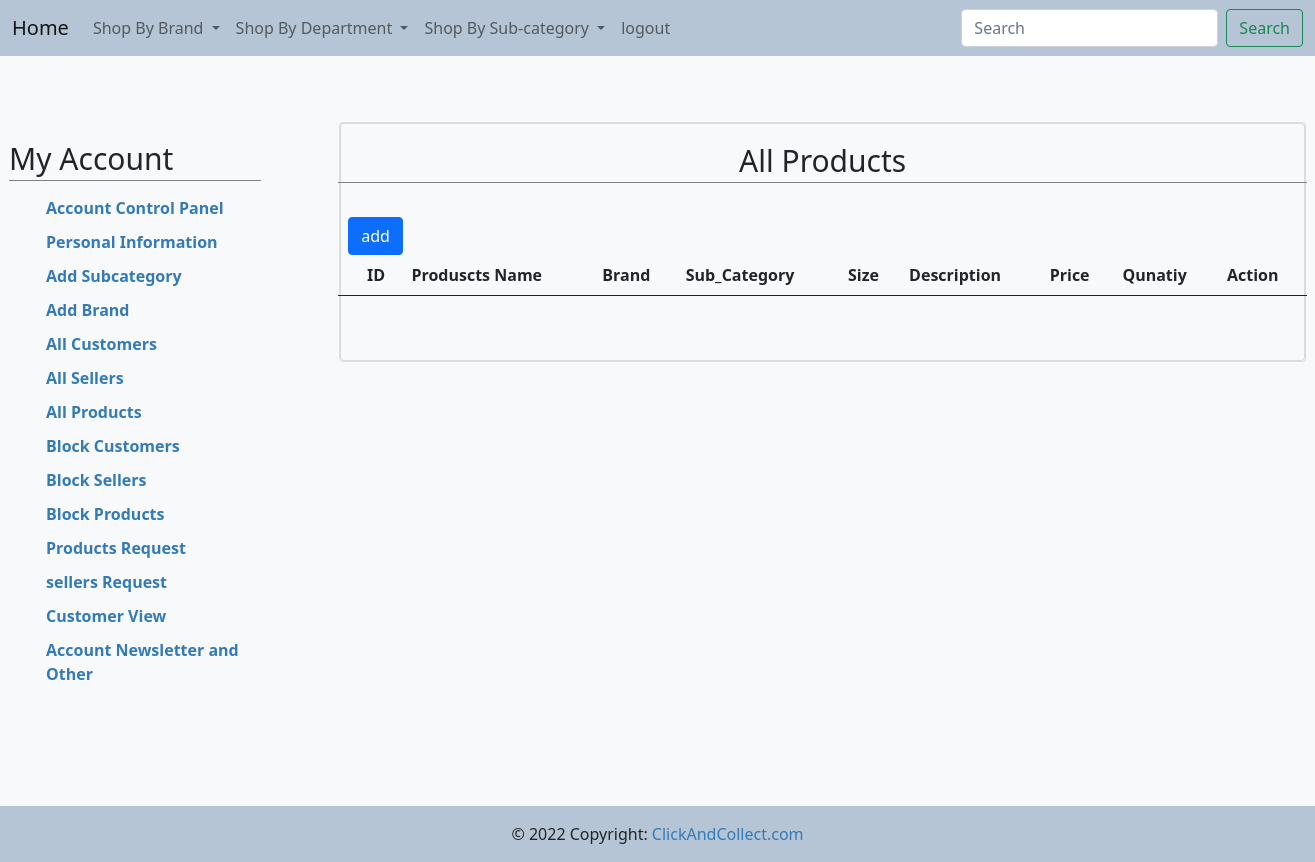
The app's page /admin/allproducts.php (signed in), older data.
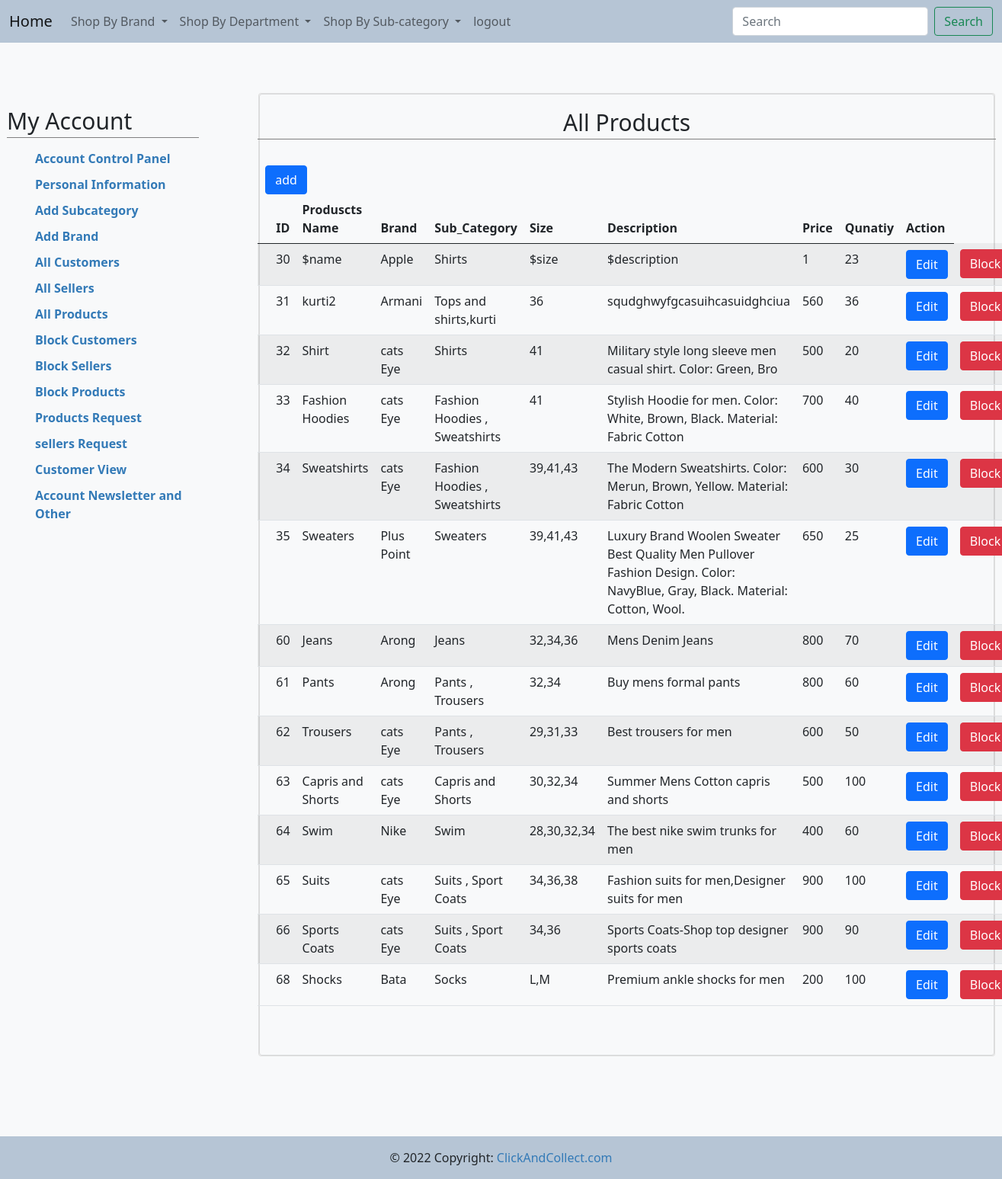
The same page, newer data.
### tables this page shows
CREATE TABLE IF NOT EXISTS `products` (
  `p_id` int(11) NOT NULL AUTO_INCREMENT,
  `name` varchar(100) DEFAULT NULL,
  `b_id` int(11) DEFAULT NULL,
  `sub_id` int(11) DEFAULT NULL,
  `size` varchar(100) DEFAULT NULL,
  `description` varchar(200) DEFAULT NULL,
  `price` double DEFAULT NULL,
  `quantity` int(11) DEFAULT NULL,
  `status` int(11) NOT NULL,
  PRIMARY KEY (`p_id`),
  KEY `FK_brand1` (`b_id`),
  KEY `FK_catagory1` (`sub_id`)
);

CREATE TABLE IF NOT EXISTS `brand` (
  `b_id` int(11) NOT NULL AUTO_INCREMENT,
  `name` varchar(100) DEFAULT NULL,
  PRIMARY KEY (`b_id`)
);

CREATE TABLE IF NOT EXISTS `sub_category` (
  `sub_id` int(11) NOT NULL AUTO_INCREMENT,
  `name` varchar(100) DEFAULT NULL,
  `cat_id` int(11) DEFAULT NULL,
  PRIMARY KEY (`sub_id`),
  KEY `FK_catagory` (`cat_id`)
);

### admin/allproducts.php (the view, shortened to what this page needs)
<!DOCTYPE html>
<html>
<head>
  <link type="text/css" rel="stylesheet" href="css/font-awesome.min.css" />
  <link rel="stylesheet" href="https://stackpath.bootstrapcdn.com/bootstrap/5.0.0-alpha1/css/bootstrap.min.css">
  <link href="https://cdn.jsdelivr.net/npm/bootstrap@5.0.2/dist/css/bootstrap.min.css" rel="stylesheet">
  <link href="include/style.css" rel="stylesheet" />
</head>
<body>
<div class="b">
    <?php include 'include/navbar.php' ?>
</div>
<div class="account-page">
<div class="container-fluid">
<div class="row">
<div class="col-sm-3 mt-0 pad">
    <?php include 'include/sidebar.php' ?>
</div>
    <div class="col-sm-9">
        <div class="mt-0 card">
            <div class="card bg-light text-dark">
                <div class="row">
                    <div class=" mt-0 mb-5">
                        <h2 class="text-center">All Products</h2>
                        <br>
                        <div class="row">
                            <div class="col-sm-3 add">
                                <a class="btn btn-primary" href="add_products.php" >add</a>
                            </div>
                            <br>
                        </div>
                        <table class="table table-striped">
                        <thead>
                        <tr>
                            <th></th>
                            <th>ID</th>
                            <th>Produscts Name</th>
                            <th>Brand</th>
                            <th>Sub_Category</th>
                            <th>Size</th>
                            <th>Description</th>
                            <th>Price</th>
                            <th>Qunatiy</th>
                            <th>Action</th>
                        </tr>
                        </thead>
                        <tbody>
                        <?php
                            include 'include/connection.php';
                            $query = "select * from products where status='1'";
                            $table = mysqli_query($con,$query);
                            while($row = mysqli_fetch_array($table)){
                        ?>
                        <tr>
                        <td></td>
                                <td><?php echo $row['p_id'];?></td>
                                <td><?php echo $row['name']; ?></td>
                                <?php
                                    $id =  $row['b_id'];
                                    $query1 = "select * from brand where b_id= $id";
                                    $table1 = mysqli_query($con,$query1);
                                    $row1 = mysqli_fetch_array($table1)
                                ?>
                                <td><?php echo $row1['name'];?></td>
                                <?php
                                    $id =  $row['sub_id'];
                                    $query3 = "select * from sub_category where sub_id= $id";
                                    $table3 = mysqli_query($con,$query3);
                                    $row3 = mysqli_fetch_array($table3);
                                ?>
                                <td><?php echo $row3['name'];?></td>
                                <td><?php echo $row['size'];?></td>
                                <td><?php echo $row['description'];?></td>
                                <td><?php echo $row['price'];?></td>
                                <td><?php echo $row['quantity'];?></td>
                                <td>
                                    <a class = "btn btn-primary" href ="update_product.php?id=<?php  echo $row['p_id']?>">Edit</a>
                                </td>
                                    <td>
                                    <a class = "btn btn-danger" data-toggle="modal" data-target="#myModal<?php  echo $row['p_id'];?>">Block</a>
                                </td>
                            </tr>
                            <?php } ?>
                        </tbody>
                    </table>
                    </div>
                </div>
            </div>
        </div>
    </div>
</div>
</div>
</div>
<div class="bot">
   <?php include 'include/footer.php' ?>
</div>
</body>
</html>

Row changes from the older to the newer data that the page shows:
now on this page (row edited): products: p_id "30", name "$name", b.name "Apple", sub.name "Shirts", size "$size", description "$description", price "1", quantity "23"
now on this page (row edited): products: p_id "31", name "kurti2", b.name "Armani", sub.name "Tops and shirts,kurti", size "36", description "squdghwyfgcasuihcasuidghciua", price "560", quantity "36"
now on this page (row edited): products: p_id "32", name "Shirt", b.name "cats Eye", sub.name "Shirts", size "41", description "Military style long sleeve men casual shirt. Color: Green, Bro", price "500", quantity "20"
now on this page (row edited): products: p_id "33", name "Fashion Hoodies", b.name "cats Eye", sub.name "Fashion Hoodies , Sweatshirts", size "41", description "Stylish Hoodie for men. Color: White, Brown, Black. Material: Fabric Cotton", price "700", quantity "40"
now on this page (row edited): products: p_id "34", name "Sweatshirts", b.name "cats Eye", sub.name "Fashion Hoodies , Sweatshirts", size "39,41,43", description "The Modern Sweatshirts. Color: Merun, Brown, Yellow. Material: Fabric Cotton", price "600", quantity "30"
now on this page (row edited): products: p_id "35", name "Sweaters", b.name "Plus Point", sub.name "Sweaters", size "39,41,43", description "Luxury Brand Woolen Sweater Best Quality Men Pullover Fashion Design. Color: NavyBlue, Gray, Black. Material: Cotton, Wool.", price "650", quantity "25"
added products: p_id "60", name "Jeans", b.name "Arong", sub.name "Jeans", size "32,34,36", description "Mens Denim Jeans", price "800", quantity "70"
added products: p_id "61", name "Pants", b.name "Arong", sub.name "Pants , Trousers", size "32,34", description "Buy mens formal pants", price "800", quantity "60"
added products: p_id "62", name "Trousers", b.name "cats Eye", sub.name "Pants , Trousers", size "29,31,33", description "Best trousers for men", price "600", quantity "50"
added products: p_id "63", name "Capris and Shorts", b.name "cats Eye", sub.name "Capris and Shorts", size "30,32,34", description "Summer Mens Cotton capris and shorts", price "500", quantity "100"
added products: p_id "64", name "Swim", b.name "Nike", sub.name "Swim", size "28,30,32,34", description "The best nike swim trunks for men", price "400", quantity "60"
added products: p_id "65", name "Suits", b.name "cats Eye", sub.name "Suits , Sport Coats", size "34,36,38", description "Fashion suits for men,Designer suits for men", price "900", quantity "100"
added products: p_id "66", name "Sports Coats", b.name "cats Eye", sub.name "Suits , Sport Coats", size "34,36", description "Sports Coats-Shop top designer sports coats", price "900", quantity "90"
added products: p_id "68", name "Shocks", b.name "Bata", sub.name "Socks", size "L,M", description "Premium ankle shocks for men", price "200", quantity "100"
